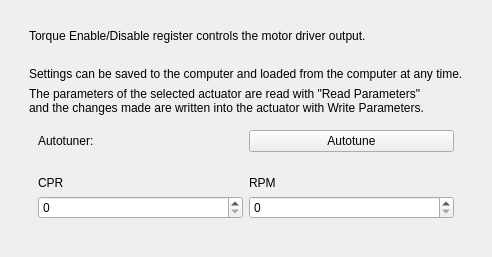
             <widget class="QWidget" name="tab">
              <attribute name="title">
               <string>Configuration</string>
              </attribute>
              <layout class="QVBoxLayout" name="verticalLayout_5">
               <item>
                <widget class="QWidget" name="widget" native="true">
                 <layout class="QVBoxLayout" name="verticalLayout_7">
                  <item>
                   <widget class="QWidget" name="widget_11" native="true">
                    <property name="maximumSize">
                     <size>
                      <width>16777215</width>
                      <height>50</height>
                     </size>
                    </property>
                    <layout class="QGridLayout" name="gridLayout_5">
                     <item row="1" column="0">
                      <widget class="QLabel" name="label_6">
                       <property name="text">
                        <string>Torque Enable/Disable register controls the motor driver output.</string>
                       </property>
                      </widget>
                     </item>
                     <item row="1" column="1">
                      <widget class="QPushButton" name="pushButton_3">
                       <property name="styleSheet">
                        <string notr="true">    QPushButton {
        background-color: transparent;
        border: none;
        image: url(/home/bobamosfett/Desktop/SMDGUI/off-button.png);
    }
    QPushButton:checked {
        image: url(/home/bobamosfett/Desktop/SMDGUI/on-button.png);
    }</string>
                       </property>
                       <property name="text">
                        <string/>
                       </property>
                       <property name="icon">
                        <iconset resource="../../../../Desktop/SMDGUI/icons.qrc">
                         <normaloff>:/newPrefix/off-button.png</normaloff>:/newPrefix/off-button.png</iconset>
                       </property>
                       <property name="iconSize">
                        <size>
                         <width>45</width>
                         <height>45</height>
                        </size>
                       </property>
                       <property name="checkable">
                        <bool>true</bool>
                       </property>
                      </widget>
                     </item>
                    </layout>
                   </widget>
                  </item>
                  <item>
                   <widget class="QWidget" name="widget_9" native="true">
                    <layout class="QVBoxLayout" name="verticalLayout_11">
                     <item>
                      <widget class="QLabel" name="label_7">
                       <property name="text">
                        <string>Settings can be saved to the computer and loaded from the computer at any time.</string>
                       </property>
                      </widget>
                     </item>
                     <item>
                      <widget class="QLabel" name="label_8">
                       <property name="text">
                        <string>The parameters of the selected actuator are read with &quot;Read Parameters&quot; 
and the changes made are written into the actuator with Write Parameters.</string>
                       </property>
                      </widget>
                     </item>
                     <item>
                      <widget class="QWidget" name="widget_7" native="true">
                       <layout class="QHBoxLayout" name="horizontalLayout_15">
                        <item>
                         <widget class="QLabel" name="label_9">
                          <property name="text">
                           <string>Autotuner:</string>
                          </property>
                         </widget>
                        </item>
                        <item>
                         <widget class="QPushButton" name="pushButton">
                          <property name="text">
                           <string>Autotune</string>
                          </property>
                         </widget>
                        </item>
                       </layout>
                      </widget>
                     </item>
                     <item>
                      <widget class="QWidget" name="widget_12" native="true">
                       <layout class="QGridLayout" name="gridLayout_6">
                        <item row="1" column="0">
                         <widget class="QSpinBox" name="spinBox">
                          <property name="maximum">
                           <number>10000</number>
                          </property>
                         </widget>
                        </item>
                        <item row="1" column="1">
                         <widget class="QSpinBox" name="spinBox_2">
                          <property name="maximum">
                           <number>10000</number>
                          </property>
                         </widget>
                        </item>
                        <item row="0" column="1">
                         <widget class="QLabel" name="label_11">
                          <property name="text">
                           <string>RPM</string>
                          </property>
                         </widget>
                        </item>
                        <item row="0" column="0">
                         <widget class="QLabel" name="label_10">
                          <property name="text">
                           <string>CPR</string>
                          </property>
                         </widget>
                        </item>
                       </layout>
                      </widget>
                     </item>
                    </layout>
                   </widget>
                  </item>
                 </layout>
                </widget>
               </item>
              </layout>
             </widget>
